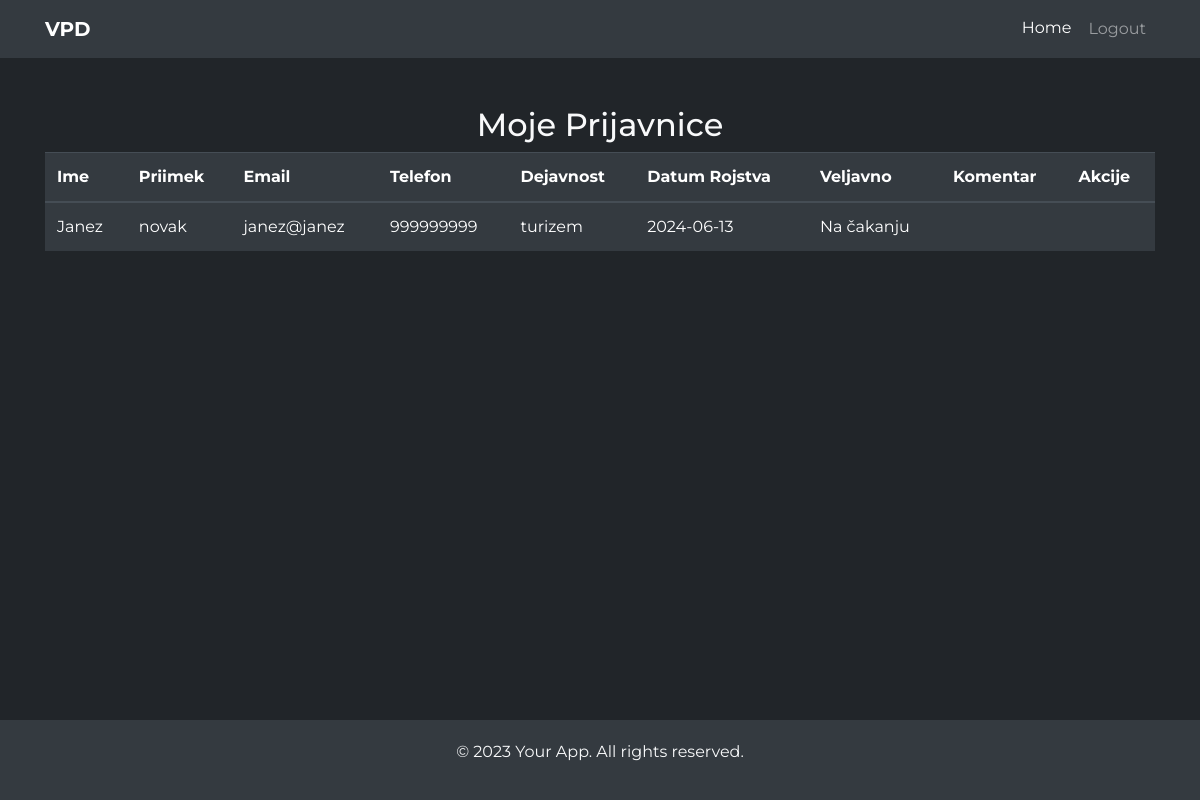
The app's page /user_prijavnice/ (signed in), older data.
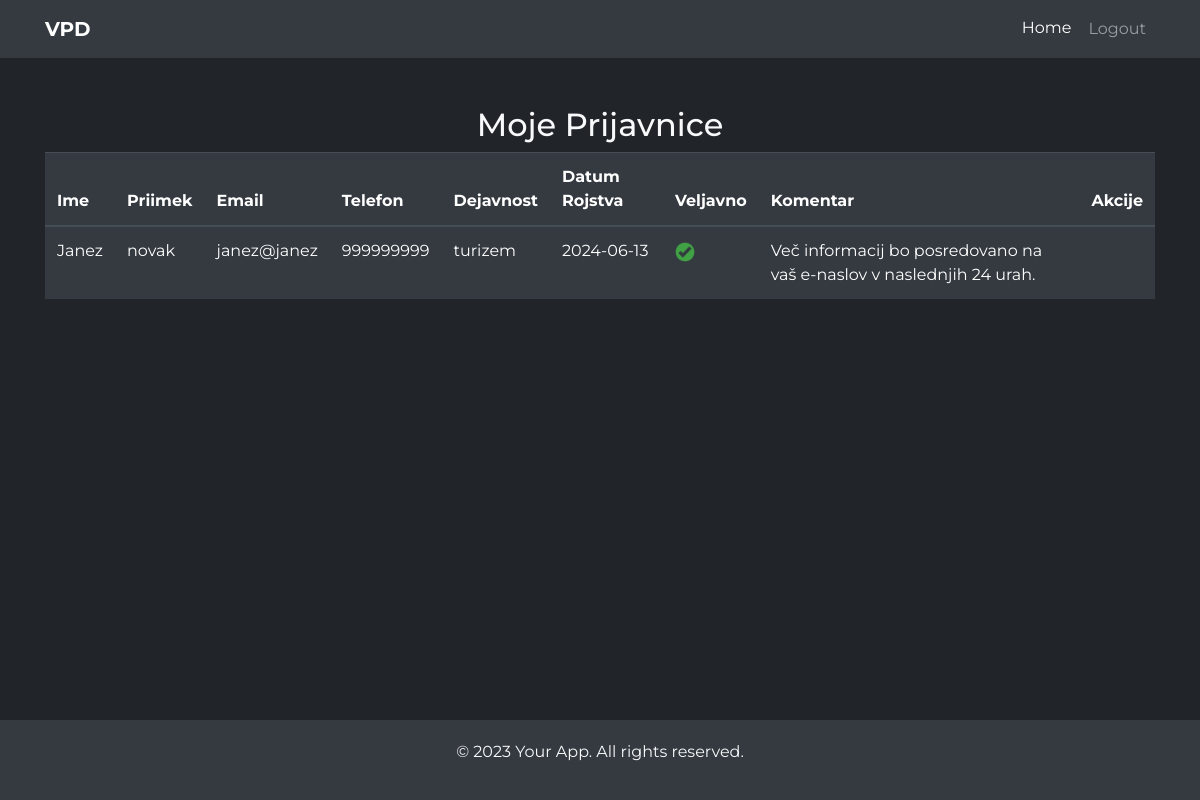
The same page, newer data.
### webapp/models.py (models this page shows, shortened)
class Prijavnica(models.Model):
    ime = models.CharField(max_length=100, null=True)
    priimek = models.CharField(max_length=100, null=True)
    email = models.CharField(max_length=100, null=True)
    phone = models.CharField(max_length=15, null=True)
    dejavnost = models.CharField(max_length=100, default=None, null=True)
    datumrojstva = models.CharField(max_length=100, default=None, null=True)
    valid = models.BooleanField(null=True, default=None)
    komentar = models.CharField(max_length=255, null=True, default=None)
    user = models.ForeignKey(User, on_delete=models.CASCADE, null=True, blank=True)

### webapp/views.py (the view)
# urls.py: path("user_prijavnice/", views.user_prijavnice, name="user_prijavnice"),
@login_required
def user_prijavnice(request):
    user_prijavnice_list = Prijavnica.objects.filter(user=request.user)
    return render(request, 'user_prijavnice.html', {'prijavnice_list': user_prijavnice_list})

### webapp/templates/user_prijavnice.html (shortened to what this page needs)
{% extends 'base.html' %}
{% load static %}
{% block content %}
<h2 class="text-center">Moje Prijavnice</h2>
<table class="table table-dark">
    <thead>
        <tr>
            <th>Ime</th>
            <th>Priimek</th>
            <th>Email</th>
            <th>Telefon</th>
            <th>Dejavnost</th>
            <th>Datum Rojstva</th>
            <th>Veljavno</th>
            <th>Komentar</th>
            <th>Akcije</th>
        </tr>
    </thead>
    <tbody>
        {% for prijavnica in prijavnice_list %}
        <tr>
            <td>{{ prijavnica.ime }}</td>
            <td>{{ prijavnica.priimek }}</td>
            <td>{{ prijavnica.email }}</td>
            <td>{{ prijavnica.phone }}</td>
            <td>{{ prijavnica.dejavnost }}</td>
            <td>{{ prijavnica.datumrojstva }}</td>
            <td>
                {% if prijavnica.valid is False %}
                    <img src="{% static 'images/x.png' %}" alt="Invalid" width="20">
                {% elif prijavnica.valid is True %}
                    <img src="{% static 'images/checkmark.png' %}" alt="Valid" width="20">
                {% else %}
                    Na čakanju
                {% endif %}
            </td>
            <td>
                {% if prijavnica.valid is False %}
                    {{ prijavnica.komentar }}
                {% elif prijavnica.valid is True %}
                    Več informacij bo posredovano na vaš e-naslov v naslednjih 24 urah.
                {% endif %}
            </td>
            <td>
            </td>
        </tr>
        {% empty %}
        <tr>
            <td colspan="9" class="text-center">Ni prijavnic za prikaz</td>
        </tr>
        {% endfor %}
    </tbody>
</table>
{% endblock %}

Row changes from the older to the newer data that the page shows:
changed Prijavnica "Janez": valid: picture added; valid "Na čakanju" → "Več informacij bo posredovano na vaš e-naslov v naslednjih 24 urah."
